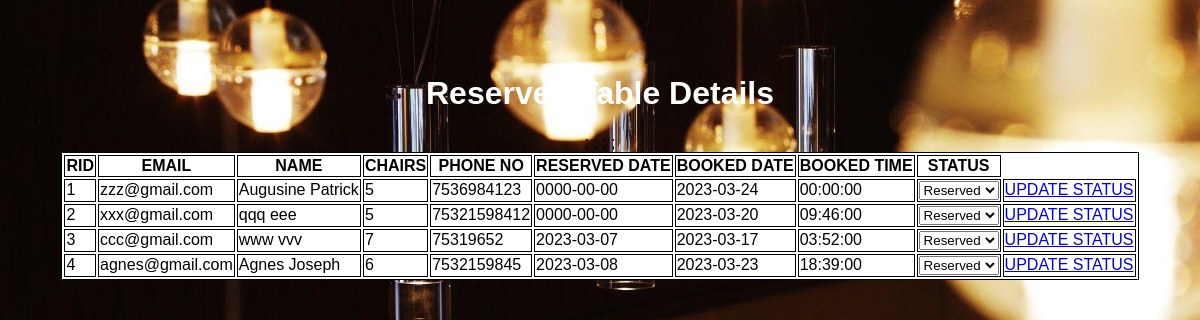
/Admin/reservation_u.php, run on the app's committed database.
### tables this page shows
CREATE TABLE `reservation` (
  `rid` int(11) NOT NULL,
  `email` varchar(110) NOT NULL,
  `fname` varchar(55) NOT NULL,
  `lname` varchar(55) NOT NULL,
  `no_chair` int(11) NOT NULL,
  `phone1` bigint(20) NOT NULL,
  `rdate` date NOT NULL DEFAULT current_timestamp(),
  `btime` time NOT NULL,
  `bdate` date NOT NULL,
  `r_action` varchar(20) NOT NULL
);

### Admin/reservation_u.php (the view, shortened to what this page needs)
<!DOCTYPE html>
<html>
<head>
<link rel="stylesheet" href="main1.css">
</head>
<body>
    <center><br><br><br>
    <h1>
        Reserved Table Details</h1>
                                <table >
                                    <thead>
                                        <tr>
                                           <th>RID</th>
                                            <th>EMAIL</th>
											<th>NAME</th>
                                            <th>CHAIRS</th>
											<th>PHONE NO</th>
                                            <th>RESERVED DATE</th>
                                            <th>BOOKED DATE</th>
											<th>BOOKED TIME</th>
                                            <th>STATUS</th>
                                        </tr>
                                    </thead>
                                    <tbody>
								<?php
require("db.php");
                $sql = "select * from reservation";
                $result = mysqli_query($con, $sql);
                if(mysqli_num_rows($result)>0)
                {
                                while($row = mysqli_fetch_assoc($result))
                                {
                                    echo "<tr>";
                                        ?>
                                        <?php
                                        echo "<td>";
                                        echo $row["rid"];
                                        echo "</td>";
                                        echo "<td>";
                                            echo $row["email"];
                                        echo "</td>";
                                        echo "<td>";
                                            echo $row["fname"]." ";
                                            echo $row["lname"];
                                        echo "</td>";
                                        echo "<td>";
                                        echo $row["no_chair"];
                                        echo "</td>";
                                        echo "<td>";
                                            echo $row["phone1"];
                                        echo "</td>";
                                        echo "<td>";
                                        echo $row["rdate"];
                                    echo "</td>";
                                    echo "<td>";
                                        echo $row["bdate"];
                                    echo "</td>";
                                    echo "<td>";
                                        echo $row["btime"];
                                    echo "</td>";?>
                                        <td><select name="action" >
  <option >Reserved</option>
                                        </td>
                                        <td>
                                        <a href="reservation_u.php?update=<?php echo $fetch_reservation_u['rid'].["action"]; ?>">UPDATE STATUS</a>
                                        </td>;
                                        <?php
                                    echo "</tr>";
                                }
                            echo "</table>";
                }
                else
                {
                    echo "There is no admin yet.";
                }
            ?>
            </center>
</body>
</html>

### Admin/main1.css (style rules this page uses)
* { box-sizing: border-box }
body { font-family: Verdana, sans-serif; margin:0; background-image:url(3.jpeg); background-repeat: no-repeat; background-size: cover; }

### Admin/reservation_u.php (style rules this page uses)
body,html { height: 100%; }
h1 { color: #ffffff; }
td,th,table { border: 1px solid; border-color: black; background-color:white }

### data on the page
reservation: rid "1", email "zzz@gmail.com", fname "Augusine", lname "Patrick", no_chair "5", phone1 "7536984123", rdate "0000-00-00", bdate "2023-03-24", btime "00:00:00"
reservation: rid "2", email "xxx@gmail.com", fname "qqq", lname "eee", no_chair "5", phone1 "75321598412", rdate "0000-00-00", bdate "2023-03-20", btime "09:46:00"
reservation: rid "3", email "ccc@gmail.com", fname "www", lname "vvv", no_chair "7", phone1 "75319652", rdate "2023-03-07", bdate "2023-03-17", btime "03:52:00"
reservation: rid "4", email "agnes@gmail.com", fname "Agnes", lname "Joseph", no_chair "6", phone1 "7532159845", rdate "2023-03-08", bdate "2023-03-23", btime "18:39:00"
